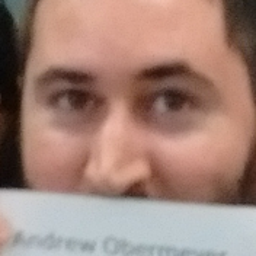
%> input picture project/class_faces/andrew_o.png, 256 x 256 px; its folder holds only this picture in this run
$ octave bea_sent_me.m   (GNU Octave 9; MATLAB toolbox functions it lacks are replaced by stand-ins)
%> lines starting %> are read from the running program, lines starting %| are printed output that depends on the picture
clear all
clc

addpath('class_faces/');

% Read images
imagefiles = dir('class_faces/*.png');

max = length(imagefiles);

names = [];

figure(1)
for i=1:max
    fname = imagefiles(i).name;
    Im{i}=rgb2gray(imread(fname));
    subplot(ceil(sqrt(max)),ceil(sqrt(max)),i); imshow(Im{i})
%> after `imshow(Im{i})`:
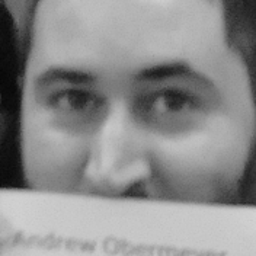
%> displayed picture: size 256x256, on the screen's scale of 0 to 255; min 6, max 210, mean 140.5
    Im_vec{i}=reshape(Im{i},[],1);

    names{i} = fname(1:end-4);
end

[M,N]=size(Im{1});
%> M = 256; N = 256

A=double(cell2mat(Im_vec))/255;   % each column is a single image
A_mean=mean(A')';             % subtract mean
%> A_mean = 0.551
A_actual_mean = A_mean;
%> A_actual_mean = 0.551
A=A-repmat(A_mean,[1,max]);

% Covariance matrix
L=A'*A;                    % Find eigenvalue and eigenvector
%> L = 2632.2
[V,D]=eig(L);
%> V = 1; D = 2632.2
U=A*V;

eigenfaces=[];
for i=1:max
    c=U(:,i);
    eigenfaces{i}=reshape(c,M,N);
    subplot(ceil(sqrt(max)),ceil(sqrt(max)),i);
    imshow(eigenfaces{i},[])
end
%> this loop made 1 pass
%> pass 1, `imshow(eigenfaces{i},[])`:
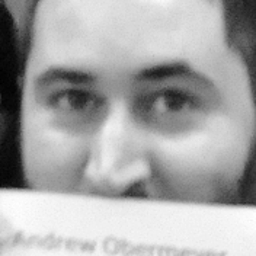
%> displayed picture: size 256x256, on the screen's scale of 0 to 255; min 0, max 255, mean 168.3
%> after the loop, eigenfaces = 1 item

x=diag(D);
%> x = 2632.2
[xc,xci]=sort(x,'descend'); %largest eval
%> xc = 2632.2; xci = 1

nsel=24% select  eigen faces
for mi=1:max  % image number
  for k=1:nsel   % eigen face for coeff number
%> (the run ends here)

$ run again, on project/class_faces/cam.png
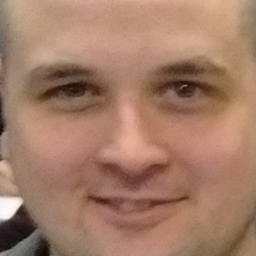
%> input picture project/class_faces/cam.png, 256 x 256 px
%> `imshow(Im{i})`:
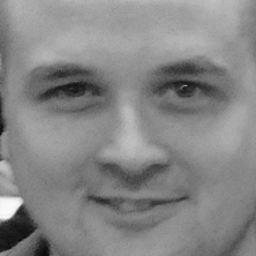
%> displayed picture: size 256x256, on the screen's scale of 0 to 255; min 8, max 252, mean 133.9
%> M = 256
%> A_mean = 0.525
%> L = 972.1
%> V = 1; D = 972.1
%> after the loop `for i=1:max`: eigenfaces = 1 item
%> x = 972.1
%> xci = 1

$ run again, on project/class_faces/charles.png
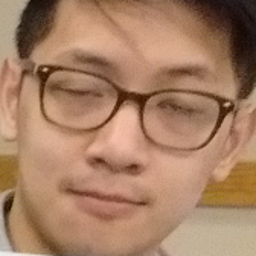
%> input picture project/class_faces/charles.png, 256 x 256 px
%> `imshow(Im{i})`:
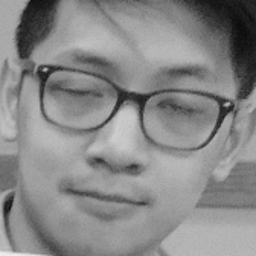
%> displayed picture: size 256x256, on the screen's scale of 0 to 255; min 10, max 237, mean 136.2
%> M = 256
%> A_mean = 0.534
%> L = 1503.9
%> V = 1; D = 1503.9
%> after the loop `for i=1:max`: eigenfaces = 1 item
%> x = 1503.9
%> xci = 1

$ run again, on project/class_faces/cole_h.png
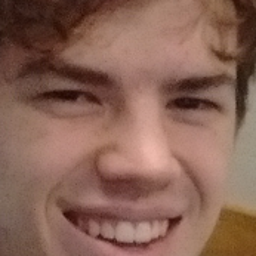
%> input picture project/class_faces/cole_h.png, 256 x 256 px
%> `imshow(Im{i})`:
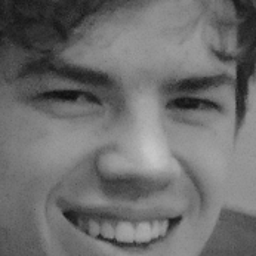
%> displayed picture: size 256x256, on the screen's scale of 0 to 255; min 15, max 199, mean 109.4
%> M = 256
%> A_mean = 0.429
%> L = 1288.5
%> V = 1; D = 1288.5
%> the loop `for i=1:max` made 1 pass
%> pass 1, `imshow(eigenfaces{i},[])`:
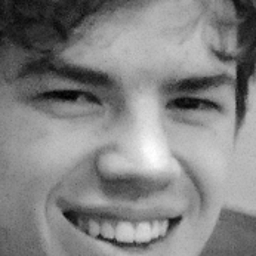
%> displayed picture: size 256x256, on the screen's scale of 0 to 255; min 0, max 255, mean 130.9
%> after the loop `for i=1:max`: eigenfaces = 1 item
%> x = 1288.5
%> xci = 1

$ run again, on project/class_faces/andrew_y.png
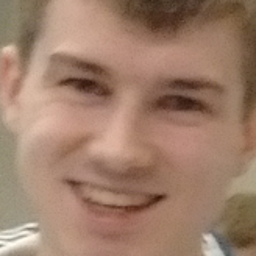
%> input picture project/class_faces/andrew_y.png, 256 x 256 px
%> `imshow(Im{i})`:
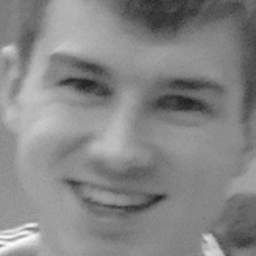
%> displayed picture: size 256x256, on the screen's scale of 0 to 255; min 27, max 252, mean 133.7
%> M = 256
%> A_mean = 0.525
%> L = 958.5
%> V = 1; D = 958.5
%> after the loop `for i=1:max`: eigenfaces = 1 item
%> x = 958.5
%> xci = 1
